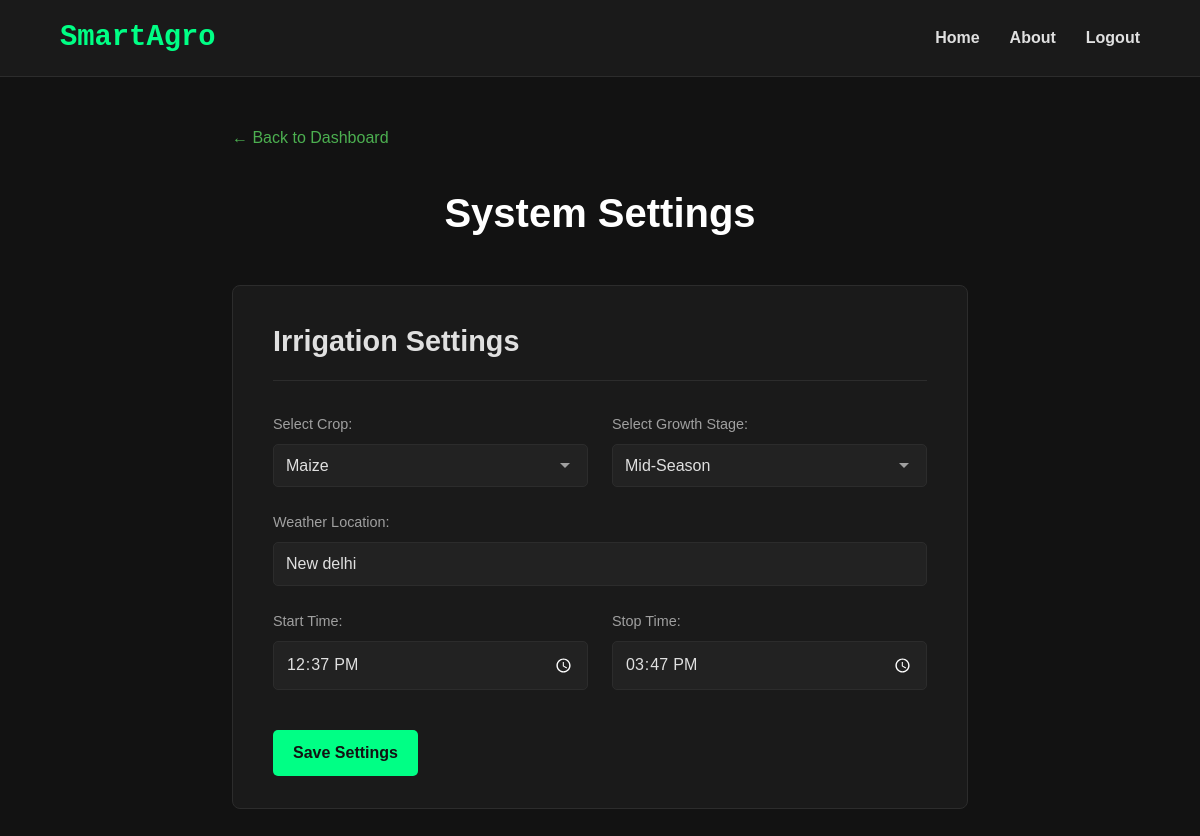
The app's page /settings (signed in), older data.
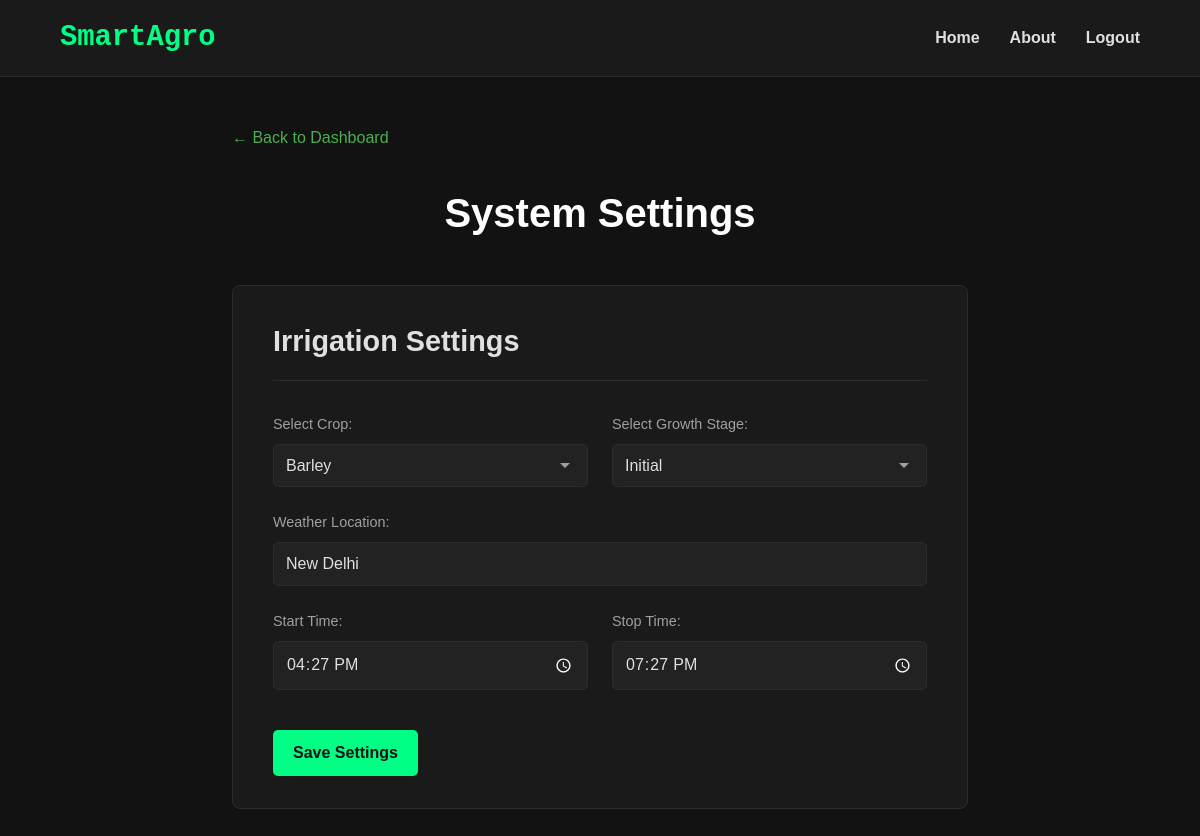
The same page, newer data.
### tables this page shows
CREATE TABLE "system_settings" (
    id INTEGER PRIMARY KEY AUTOINCREMENT,
    device_id INTEGER NOT NULL UNIQUE,
    crop_name TEXT,
    growth_stage TEXT,
    city TEXT,
    start_at TEXT,
    end_at TEXT
);

### app.py (the view)
@app.route('/settings')
@login_required
def settings():
    con = sqlite3.connect('database.db')
    cur = con.cursor()
    cur.execute("SELECT DISTINCT crop_name, growth_stage FROM irrigation_schedule ORDER BY crop_name, id")
    all_schedules = cur.fetchall()
    crop_data = {}
    for crop, stage in all_schedules:
        if crop not in crop_data:
            crop_data[crop] = []
        if stage:
            crop_data[crop].append(stage)
    current_settings_result = cur.execute("SELECT crop_name, growth_stage, city, start_at, end_at FROM system_settings WHERE device_id = ?", (current_user.device_id,)).fetchone()
    current_settings = {
        'crop_name': current_settings_result[0],
        'growth_stage': current_settings_result[1],
        'city':current_settings_result[2],
        'start_at': current_settings_result[3],
        'end_at':current_settings_result[4]
    }
    con.close()
    return render_template('settings.html', crop_data = crop_data, current_settings = current_settings)

### app.py (called while the page is built)
def get_db_connection():
    con = sqlite3.connect('database.db')
    con.row_factory = sqlite3.Row
    return con

@login_manager.user_loader
def load_user(user_id):
    con = get_db_connection()
    user_data = con.execute('SELECT * FROM users WHERE id = ?', (user_id)).fetchone()
    con.close()
    if user_data:
        return User(id = user_data['id'], username= user_data['username'], password = user_data['password'], device_id=user_data['device_id'], setup = user_data['setup'])
    return None

### templates/settings.html (shortened to what this page needs)
<!DOCTYPE html>
<html lang="en">
  <head>
  </head>
  <body>
    <header>
      <div id="logo">SmartAgro</div>
      <nav>
        <a id = "home_ref" href="{{url_for('index')}}">Home</a>
        <a id = "about_ref" href="{{url_for('about')}}">About</a>
        <a id = "contact_ref" href="{{url_for('logout')}}">Logout</a>
      </nav>
    </header>
    <main>
        <div style="width: 100%; max-width: 800px; margin-bottom: 30px;">
            <a href="/dashboard" style="color: #4CAF50; text-decoration: none; font-weight: 500; transition: color 0.2s ease;">
                ← Back to Dashboard
            </a>
        </div>
      <h1>System Settings</h1>
      <div class="settings-container">
        <h2 id="settings-title">Irrigation Settings</h2>
        <form
          id="settings-form"
          action="{{ url_for('update_settings') }}"
          method="POST"
        >
        <div class = "crop_select">
          <div class="form-group">
            <label for="crop-select">Select Crop:</label>
            <select id="crop-select" name="crop_name">
              </select>
          </div>
          <div class="form-group">
            <label for="stage-select">Select Growth Stage:</label>
            <select id="stage-select" name="growth_stage">
              </select>
          </div>
          </div>
          <div class = "weather_location">
            <div class="form-group">
              <label for="city-input">Weather Location:</label>
              <input type="text" id="city-input" name="city" value="{{ current_settings.city }}" />
            </div>
          </div>
          <div class = "time_range">
            <div class="form-group">
              <label for="start-time">Start Time:</label>
              <input type="time" id="start-time" name="start_at" value="{{ current_settings.start_at }}" />
            </div>
            <div class="form-group">
              <label for="stop-time">Stop Time:</label>
              <input type="time" id="stop-time" name="end_at" value="{{ current_settings.end_at }}" />
            </div>
          </div>
          <button id="save-button" type="submit">Save Settings</button>
        </form>
      </div>
    </main>
  </body>
</html>

### templates/settings.html (style rules this page uses)
:root { --bg-dark: #121212; --nav-dark: #1a1a1a; --input-bg: #222222; --green-accent: #00ff85; --green-hover: #00e676; --text-primary: #e0e0e0; --text-secondary: #a0a0a0; --border-color: #2c2c2c; --shadow-accent: 0 0 0 2px rgba(0, 255, 133, 0.5); }
* { margin: 0; padding: 0; box-sizing: border-box; }
body { font-family: 'Poppins', sans-serif; background-color: var(--bg-dark); color: var(--text-primary); line-height: 1.6; }
header { display: flex; justify-content: space-between; align-items: center; padding: 15px 5%; background-color: var(--nav-dark); border-bottom: 1px solid var(--border-color); position: sticky; top: 0; z-index: 100; }
#logo { font-family: 'Roboto Mono', monospace; font-size: 1.8em; font-weight: 700; color: var(--green-accent); }
nav { display: flex; gap: 30px; }
nav a { text-decoration: none; color: var(--text-primary); font-weight: 600; transition: color 0.3s ease; }
main { max-width: 800px; margin: 3rem auto; padding: 0 2rem; animation: fadeIn 1s ease-in-out; }
main h1 { text-align: center; font-size: 2.5rem; font-weight: 700; color: #ffffff; margin-bottom: 2.5rem; }
.settings-container { background-color: var(--nav-dark); padding: 2rem 2.5rem; border-radius: 8px; border: 1px solid var(--border-color); }
#settings-title { font-size: 1.8rem; color: var(--text-primary); margin-bottom: 2rem; padding-bottom: 1rem; border-bottom: 1px solid var(--border-color); }
#settings-form { display: grid; gap: 1.5rem; }
.crop_select, .time_range { display: grid; grid-template-columns: repeat(auto-fit, minmax(200px, 1fr)); gap: 1.5rem; }
.form-group { display: flex; flex-direction: column; }
.form-group label { font-size: 0.9rem; font-weight: 500; color: var(--text-secondary); margin-bottom: 0.5rem; }
.form-group input, .form-group select { width: 100%; padding: 12px; background-color: var(--input-bg); border: 1px solid var(--border-color); border-radius: 5px; color: var(--text-primary); font-family: 'Poppins', sans-serif; font-size: 1rem; transition: border-color 0.3s ease, box-shadow 0.3s ease; }
.form-group select { -webkit-appearance: none; appearance: none; background-repeat: no-repeat; background-position: right 10px center; }
input[type="time"] { color-scheme: dark; }
#save-button { background-color: var(--green-accent); color: var(--bg-dark); border: none; padding: 14px 20px; font-size: 1rem; font-weight: 600; font-family: 'Poppins', sans-serif; border-radius: 5px; cursor: pointer; transition: background-color 0.3s ease, transform 0.2s ease; margin-top: 1rem; justify-self: start; }

Row changes from the older to the newer data that the page shows:
changed system_settings: city "New delhi" → "New Delhi"; start_at "12:37" → "16:27"; end_at "15:47" → "19:27"
Text that changed along with them:
form field crop_name: "Maize" → "Barley"
form field growth_stage: "Mid-Season" → "Initial"
